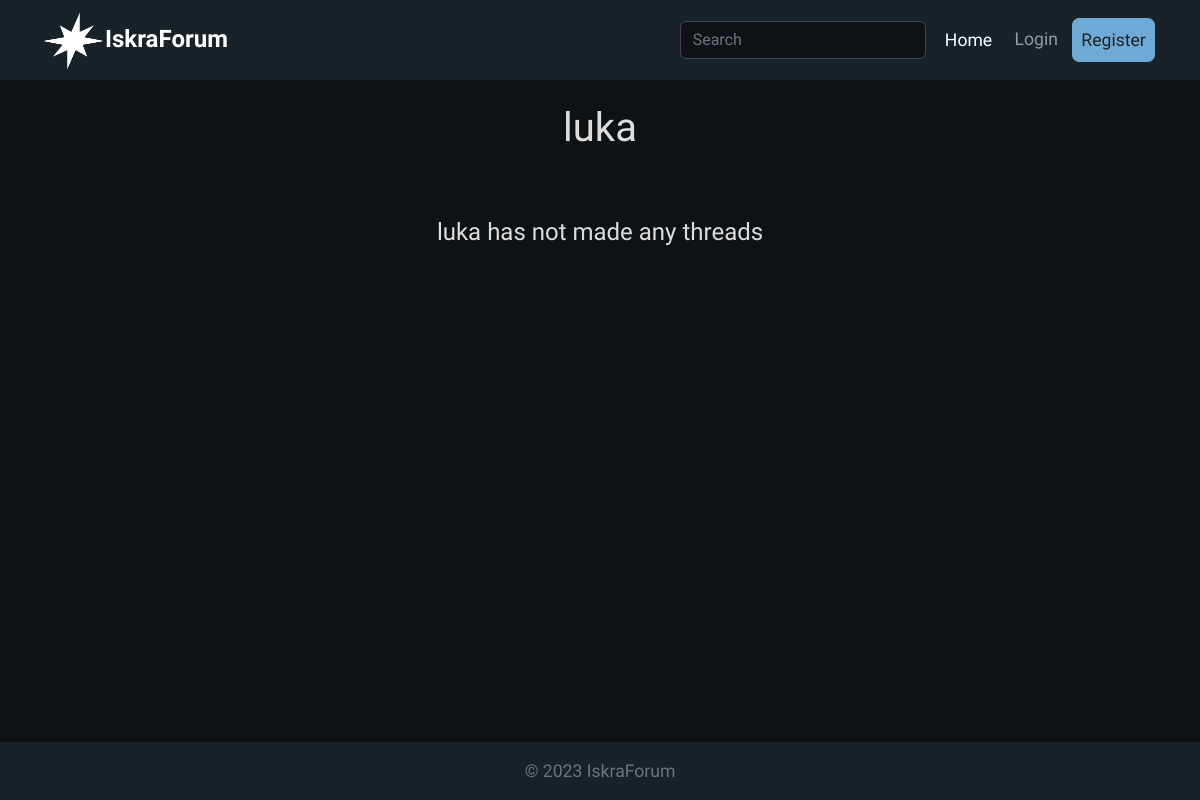
Before: /user/luka/ with the older database file.
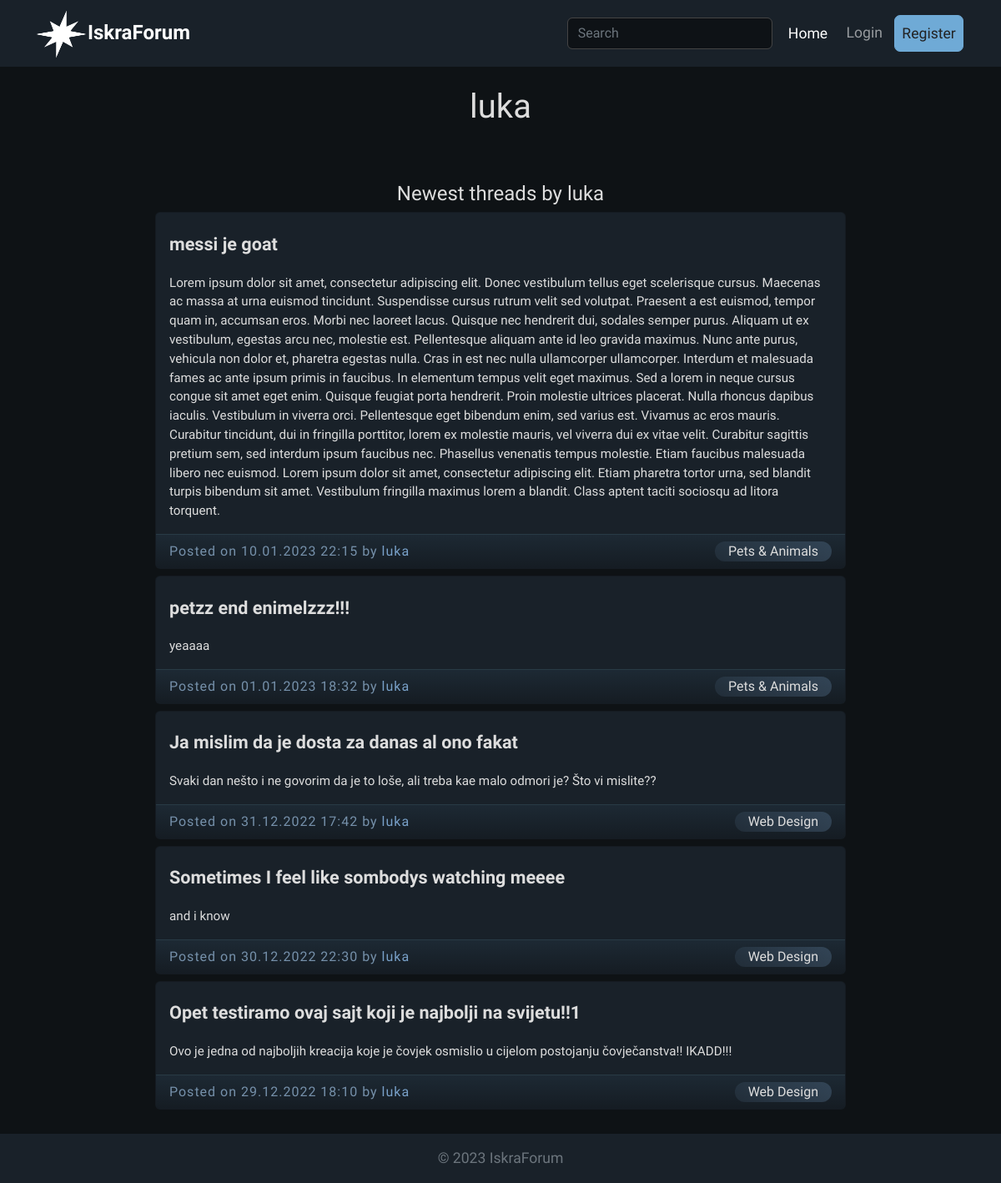
After: the same page with the newer database file.
### base/models.py (models this page shows, shortened)
class Thread(models.Model):
    title = models.CharField(max_length=150)
    description = models.TextField()
    uploader = models.ForeignKey(User, null=True, blank=True, on_delete=models.CASCADE)
    category = models.ForeignKey("Category", verbose_name=("Category"), null=True, on_delete=models.DO_NOTHING)
    created = models.DateTimeField(auto_now_add=True)

class Category(models.Model):
    name = models.CharField(max_length=200, unique=True)
    description = models.TextField()
    created = models.DateTimeField(auto_now_add=True)

### base/views.py (the view)
# urls.py: path('user/<str:name>/', views.user_view, name="user_view"),
def user_view(request, name):
    users = User.objects.get(username=name)
    threads = users.thread_set.all()
    context = {
        'users': users,
        'threads': threads,
    }
    return render(request, 'base/user_view.html', context)

### base/templates/base/user_view.html (shortened to what this page needs)
{% extends 'base/base.html' %}
{% load static %}
{% block content %}
<div class="container container-user">
    <div class="wrap d-flex justify-content-center mt-4">
        <h1>{{users.username}}</h1>
    </div>
    {% if not threads %}
        <div class="wrap d-flex justify-content-center mt-5">
            <h4 class="threads-by-user">{{users.username}} has not made any threads</h4>
        </div>
    {% else %}
        <div class="wrap d-flex justify-content-center mt-5">
            <h4 class="threads-by-user">Newest threads by {{users.username}}</h4>
        </div>
    {% endif %}
    {% for thread in threads reversed %}
        <div class="card card-thread mb-2">
            <a href="{% url 'thread' thread.id %}" class="card-body thread-body">
                <h5 class="card-title thread-title">{{ thread.title }}</h5>
                <p class="card-text thread-text">{{ thread.description }}</p>
            </a>
            <div class="card-footer thread-footer d-flex align-items-center justify-content-between">
                    <span class="post-info">Posted on {{ thread.created|date:'d.m.Y H:i' }} by <a href="/user/{{thread.uploader.username}}" class="thread-user-link"> {{thread.uploader.username}} </a> </span> <a class="category" href="{% url 'home' %}?q={{thread.category.name}}"> {{thread.category.name}} </a>
            </div>
        </div>
    {% endfor %}
</div>
{% endblock content %}

Changed rows visible on the page:
added Thread: title "messi je goat", description "Lorem ipsum dolor sit amet, consectetur adipiscing elit. Donec vestibulum tellus eget scelerisque cursus. Maecenas ac massa at urna euismod tincidunt. Suspendisse cursus rutrum velit sed volutpat. Praesent a est euismod, tempor quam in, accumsan eros. Morbi nec laoreet lacus. Quisque nec hendrerit dui, sodales semper purus. Aliquam ut ex vestibulum, egestas arcu nec, molestie est. Pellentesque aliquam ante id leo gravida maximus. Nunc ante purus, vehicula non dolor et, pharetra egestas nulla. Cras in est nec nulla ullamcorper ullamcorper. Interdum et malesuada fames ac ante ipsum primis in faucibus. In elementum tempus velit eget maximus. Sed a lorem in neque cursus congue sit amet eget…", created "10.01.2023 22:15", uploader.username "luka", category.name "Pets & Animals"
added Thread: title "petzz end enimelzzz!!!", description "yeaaaa", created "01.01.2023 18:32", uploader.username "luka", category.name "Pets & Animals"
added Thread: title "Ja mislim da je dosta za danas al ono fakat", description "Svaki dan nešto i ne govorim da je to loše, ali treba kae malo odmori je? Što vi mislite??", created "31.12.2022 17:42", uploader.username "luka", category.name "Web Design"
added Thread: title "Sometimes I feel like sombodys watching meeee", description "and i know", created "30.12.2022 22:30", uploader.username "luka", category.name "Web Design"
added Thread: title "Opet testiramo ovaj sajt koji je najbolji na svijetu!!1", description "Ovo je jedna od najboljih kreacija koje je čovjek osmislio u cijelom postojanju čovječanstva!! IKADD!!!", created "29.12.2022 18:10", uploader.username "luka", category.name "Web Design"
Other visible differences:
{{ users.username }}: (not shown) → "luka"
{{ users.username }}: "luka" → (not shown)
text no longer shown: "has not made any threads"
text now shown: "Newest threads by"
